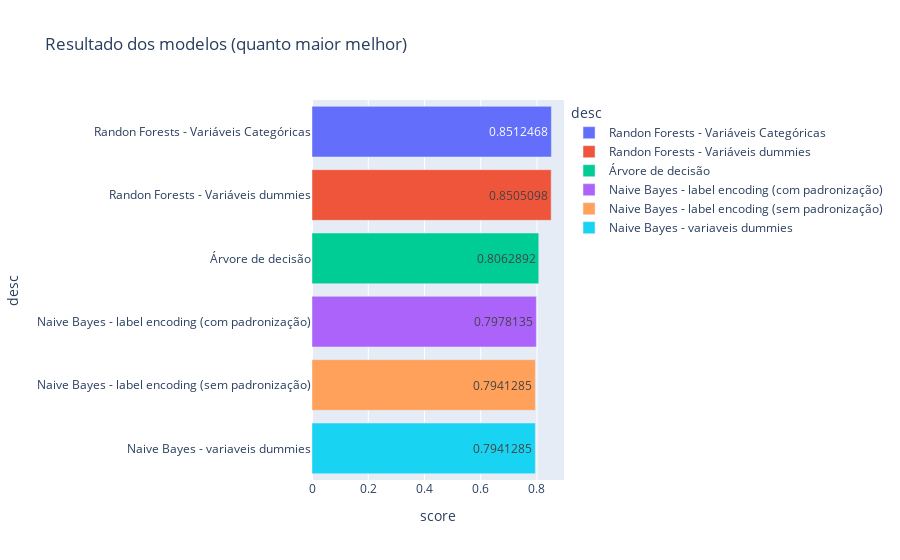

Source (notebook cell):
### Markdown cell above
Criação e execução do modelo

### Code cell
from sklearn.naive_bayes import GaussianNB

naive_censu = GaussianNB()
naive_censu.fit(x_censu_treino, y_censu_treino)
previsoes = naive_censu.predict(x_censu_teste)

control_scores('Naive Bayes - label encoding (com padronização)', accuracy_score(y_censu_teste, previsoes))

### Figure 1 — Plotly figure (JSON) as saved in the notebook; plotly's stock layout.template omitted (floating-point values rounded to 4 significant figures)
{"data": [{"alignmentgroup": "True", "hovertemplate": "desc=%{y}<br>score=%{x}<extra></extra>", "legendgroup": "Randon Forests - Variáveis Categóricas", "marker": {"color": "#636efa", "pattern": {"shape": ""}}, "name": "Randon Forests - Variáveis Categóricas", "offsetgroup": "Randon Forests - Variáveis Categóricas", "orientation": "h", "showlegend": true, "textposition": "auto", "texttemplate": "%{x}", "type": "bar", "x": [0.8512], "xaxis": "x", "y": ["Randon Forests - Variáveis Categóricas"], "yaxis": "y"}, {"alignmentgroup": "True", "hovertemplate": "desc=%{y}<br>score=%{x}<extra></extra>", "legendgroup": "Randon Forests - Variáveis dummies", "marker": {"color": "#EF553B", "pattern": {"shape": ""}}, "name": "Randon Forests - Variáveis dummies", "offsetgroup": "Randon Forests - Variáveis dummies", "orientation": "h", "showlegend": true, "textposition": "auto", "texttemplate": "%{x}", "type": "bar", "x": [0.8505], "xaxis": "x", "y": ["Randon Forests - Variáveis dummies"], "yaxis": "y"}, {"alignmentgroup": "True", "hovertemplate": "desc=%{y}<br>score=%{x}<extra></extra>", "legendgroup": "Árvore de decisão", "marker": {"color": "#00cc96", "pattern": {"shape": ""}}, "name": "Árvore de decisão", "offsetgroup": "Árvore de decisão", "orientation": "h", "showlegend": true, "textposition": "auto", "texttemplate": "%{x}", "type": "bar", "x": [0.8063], "xaxis": "x", "y": ["Árvore de decisão"], "yaxis": "y"}, {"alignmentgroup": "True", "hovertemplate": "desc=%{y}<br>score=%{x}<extra></extra>", "legendgroup": "Naive Bayes - label encoding (com padronização)", "marker": {"color": "#ab63fa", "pattern": {"shape": ""}}, "name": "Naive Bayes - label encoding (com padronização)", "offsetgroup": "Naive Bayes - label encoding (com padronização)", "orientation": "h", "showlegend": true, "textposition": "auto", "texttemplate": "%{x}", "type": "bar", "x": [0.7978], "xaxis": "x", "y": ["Naive Bayes - label encoding (com padronização)"], "yaxis": "y"}, {"alignmentgroup": "True", "hovertemplate": "desc=%{y}<br>score=%{x}<extra></extra>", "legendgroup": "Naive Bayes - label encoding (sem padronização)", "marker": {"color": "#FFA15A", "pattern": {"shape": ""}}, "name": "Naive Bayes - label encoding (sem padronização)", "offsetgroup": "Naive Bayes - label encoding (sem padronização)", "orientation": "h", "showlegend": true, "textposition": "auto", "texttemplate": "%{x}", "type": "bar", "x": [0.7941], "xaxis": "x", "y": ["Naive Bayes - label encoding (sem padronização)"], "yaxis": "y"}, {"alignmentgroup": "True", "hovertemplate": "desc=%{y}<br>score=%{x}<extra></extra>", "legendgroup": "Naive Bayes - variaveis dummies", "marker": {"color": "#19d3f3", "pattern": {"shape": ""}}, "name": "Naive Bayes - variaveis dummies", "offsetgroup": "Naive Bayes - variaveis dummies", "orientation": "h", "showlegend": true, "textposition": "auto", "texttemplate": "%{x}", "type": "bar", "x": [0.7941], "xaxis": "x", "y": ["Naive Bayes - variaveis dummies"], "yaxis": "y"}], "layout": {"barmode": "relative", "legend": {"title": {"text": "desc"}, "tracegroupgap": 0}, "title": {"text": "Resultado dos modelos (quanto maior melhor)"}, "xaxis": {"anchor": "y", "domain": [0, 1], "title": {"text": "score"}}, "yaxis": {"anchor": "x", "categoryarray": ["Naive Bayes - variaveis dummies", "Naive Bayes - label encoding (sem padronização)", "Naive Bayes - label encoding (com padronização)", "Árvore de decisão", "Randon Forests - Variáveis dummies", "Randon Forests - Variáveis Categóricas"], "categoryorder": "array", "domain": [0, 1], "title": {"text": "desc"}}}}
